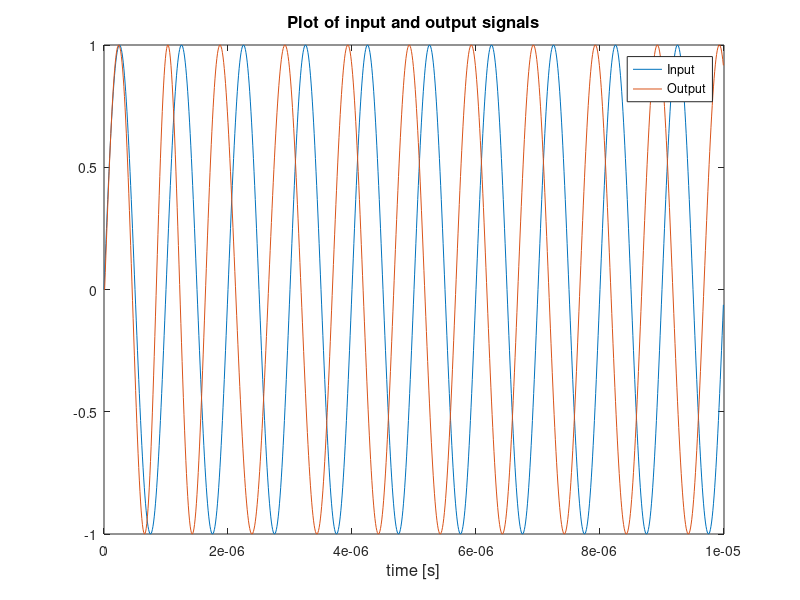
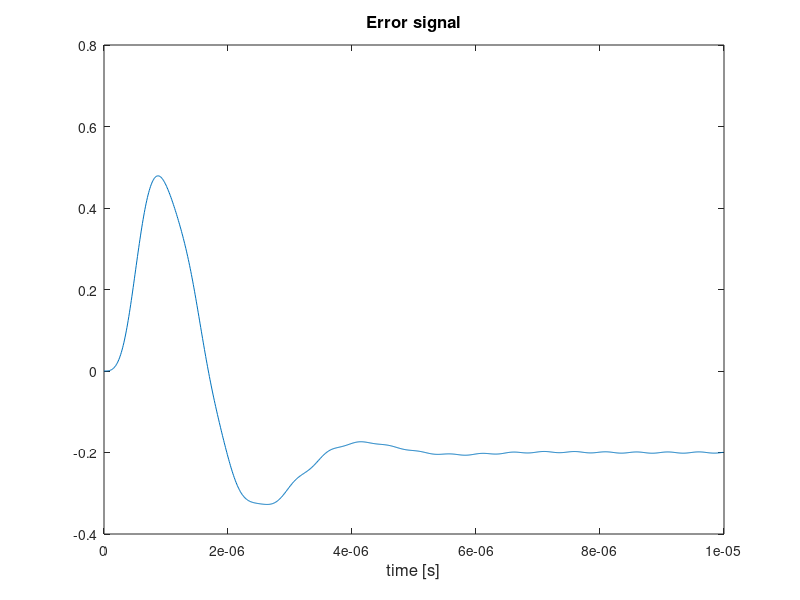

These figures' MATLAB source, in order:
%This program performs a sampled time domain simulation of an 
%analog phase locked loop (Type 1)
%
%Written by Aaron Scher
%
%
%The reference signal is a simple sinusoid. The output should be a sinusoid
%that tracks the frequency of the reference signal after a certain amount
%of start up time.

%Clear work space variables:
clc
clear all

%User inputs:
f0=1E6+2; %Frequency of reference signal [Hz]
phase_ref=0; %Phase of reference signal [radians]
fVCO=1.1E6; %free running oscilating frequency of VCO [Hz]
KVCO=.5E6; %Gain of VCO (i.e. voltage to frequency transfer coefficient) [Hz/V]
fs=100E6; %Sampling frequency [Hz]
NF=1000; %Number of samples in simulation
fc=.2E6; %Cut-off frequency of low-pass filter (after the mixer) [Hz]
filter_coefficient_num=100; %Number of filter coefficeints of low-pass filter

%Start!
b = fir1(filter_coefficient_num,fc/(fs/2)); %design FIR filter coefficients
Ts=1/fs; %sampling period
t_vec=[0:Ts:(NF-1)*Ts]; %time vector

VCO=zeros(1,NF); %initialize VCO signal array
phi=zeros(1,NF); %initialize VCO angle (phi) array
reference=sin(2*pi*f0*t_vec+phase_ref); %reference signal array

for n=2:NF
    t=(n-2)*Ts; %Current time (start at t = 0 seconds
   
    error_mult(n)=reference(n)*VCO(n-1);%multiply VCO x Signal input to get raw error signal 

    %%%%%%%%%%%%Low pass filter the raw error signal:
    for m=1:length(b)
        if n-m+1>=1
            error_array(m)=error_mult(n-m+1);
        else 
            error_array(m)=0;
        end
    end
    error(n)=sum(error_array.*(b));
    %%%%%%%%%%%%%%%%%%%%%%%%%%%%%%
        
    phi(n)=phi(n-1)+2*pi*error(n)*KVCO*Ts; %update the phase of the VCO
    VCO(n)=sin(2*pi*fVCO*t+phi(n)); %compute VCO signal 
  
end

%Plot VCO and reference signals:
figure(1)
plot(t_vec,reference,t_vec,VCO)
title('Plot of input and output signals','FontSize',12)
xlabel('time [s]','FontSize',12)
legend('Input','Output')

%Plot error signal:
figure(2)
plot(t_vec,error)
title('Error signal','FontSize',12)
xlabel('time [s]','FontSize',12)